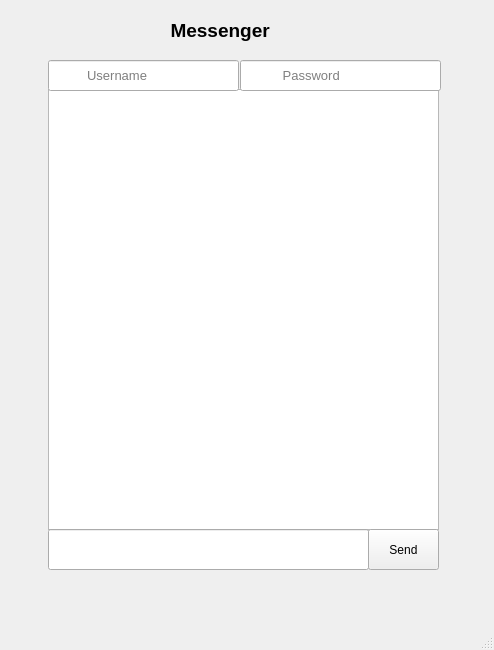
<?xml version="1.0" encoding="UTF-8"?>
<ui version="4.0">
 <class>MainWindow</class>
 <widget class="QMainWindow" name="MainWindow">
  <property name="geometry">
   <rect>
    <x>0</x>
    <y>0</y>
    <width>494</width>
    <height>650</height>
   </rect>
  </property>
  <property name="windowTitle">
   <string>MainWindow</string>
  </property>
  <widget class="QWidget" name="centralwidget">
   <widget class="QTextBrowser" name="textBrowser">
    <property name="geometry">
     <rect>
      <x>48</x>
      <y>89</y>
      <width>391</width>
      <height>441</height>
     </rect>
    </property>
    <property name="html">
     <string>&lt;!DOCTYPE HTML PUBLIC &quot;-//W3C//DTD HTML 4.0//EN&quot; &quot;http://www.w3.org/TR/REC-html40/strict.dtd&quot;&gt;
&lt;html&gt;&lt;head&gt;&lt;meta name=&quot;qrichtext&quot; content=&quot;1&quot; /&gt;&lt;style type=&quot;text/css&quot;&gt;
p, li { white-space: pre-wrap; }
&lt;/style&gt;&lt;/head&gt;&lt;body style=&quot; font-family:'MS Shell Dlg 2'; font-size:7.8pt; font-weight:400; font-style:normal;&quot;&gt;
&lt;p style=&quot; margin-top:12px; margin-bottom:12px; margin-left:0px; margin-right:0px; -qt-block-indent:0; text-indent:0px;&quot;&gt;&lt;br /&gt;&lt;/p&gt;&lt;/body&gt;&lt;/html&gt;</string>
    </property>
   </widget>
   <widget class="QLineEdit" name="lineEdit">
    <property name="geometry">
     <rect>
      <x>48</x>
      <y>529</y>
      <width>321</width>
      <height>41</height>
     </rect>
    </property>
    <property name="font">
     <font>
      <pointsize>11</pointsize>
     </font>
    </property>
    <property name="placeholderText">
     <string/>
    </property>
   </widget>
   <widget class="QPushButton" name="pushButton">
    <property name="geometry">
     <rect>
      <x>368</x>
      <y>529</y>
      <width>71</width>
      <height>41</height>
     </rect>
    </property>
    <property name="text">
     <string>Send</string>
    </property>
   </widget>
   <widget class="QLineEdit" name="lineEdit_2">
    <property name="geometry">
     <rect>
      <x>48</x>
      <y>60</y>
      <width>191</width>
      <height>31</height>
     </rect>
    </property>
    <property name="font">
     <font>
      <pointsize>10</pointsize>
     </font>
    </property>
    <property name="placeholderText">
     <string>          Username</string>
    </property>
   </widget>
   <widget class="QLineEdit" name="lineEdit_3">
    <property name="geometry">
     <rect>
      <x>240</x>
      <y>60</y>
      <width>201</width>
      <height>31</height>
     </rect>
    </property>
    <property name="font">
     <font>
      <pointsize>10</pointsize>
     </font>
    </property>
    <property name="placeholderText">
     <string>           Password</string>
    </property>
   </widget>
   <widget class="QLabel" name="label">
    <property name="geometry">
     <rect>
      <x>160</x>
      <y>15</y>
      <width>161</width>
      <height>31</height>
     </rect>
    </property>
    <property name="font">
     <font>
      <pointsize>14</pointsize>
      <weight>75</weight>
      <bold>true</bold>
     </font>
    </property>
    <property name="text">
     <string>  Messenger</string>
    </property>
   </widget>
  </widget>
  <widget class="QMenuBar" name="menubar">
   <property name="geometry">
    <rect>
     <x>0</x>
     <y>0</y>
     <width>494</width>
     <height>26</height>
    </rect>
   </property>
  </widget>
  <widget class="QStatusBar" name="statusbar"/>
 </widget>
 <resources/>
 <connections/>
</ui>
